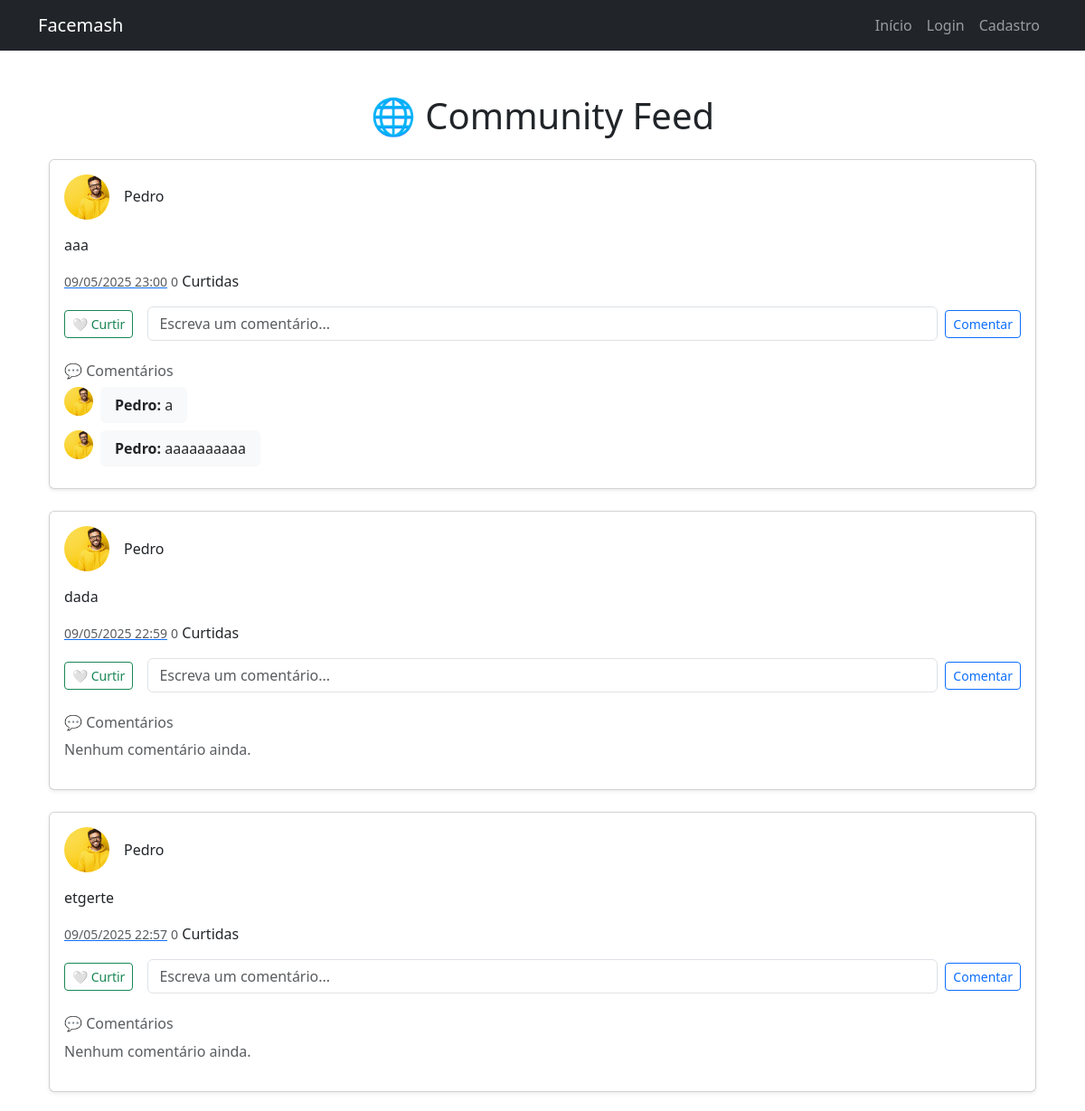
Before: / (upper part) with the older database file.
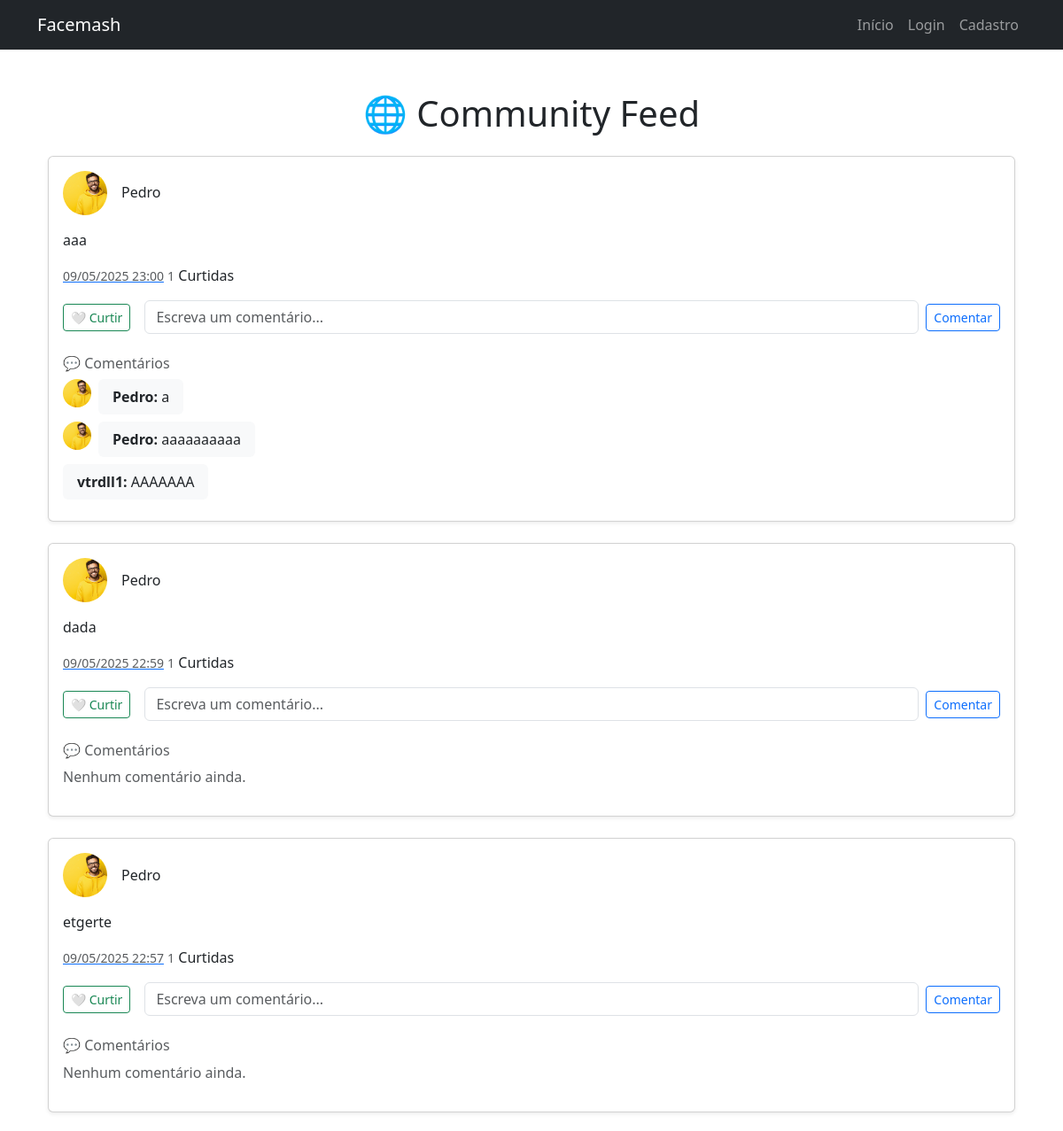
After: the same page with the newer database file.
### Social/models.py (models this page shows, shortened)
class Post(models.Model):
    author= models.ForeignKey(User, on_delete=models.CASCADE, )
    created_at = models.DateTimeField(auto_now=True, auto_created=True)
    text = models.TextField(max_length=2000)
    photo = models.ImageField(upload_to='media_post', null=True, blank= True)
    like = models.ManyToManyField(User,  related_name= 'liked_post')

class Comment(models.Model):
    author = models.ForeignKey(User, on_delete=models.CASCADE)
    comment = models.TextField(max_length=1000)
    created_at = models.DateTimeField(auto_now=True, auto_created=True)
    post  = models.ForeignKey(Post, on_delete=models.CASCADE,)

### account/models.py (models this page shows, shortened)
class Profile (models.Model):
    user = models.OneToOneField(User, on_delete=models.CASCADE)
    photo = models.ImageField(upload_to='media_profile', null=True, blank=True)
    created_at_profile =  models.DateField(auto_now=True)
    birthday = models.DateField(max_length=50, default=timezone.now)

### Social/views.py (the view, shortened to what this page needs)
# urls.py: path('', HomeView.as_view(), name='home'),
class HomeView(FormMixin, ListView):
    model = Post
    template_name = 'home.html'
    context_object_name = 'posts'
    queryset = Post.objects.order_by("-created_at")
    form_class = CommentForm
    success_url = reverse_lazy('home')
    def get_context_data(self, **kwargs):
        context = super().get_context_data(**kwargs)
        context['form'] = self.get_form()
        return context

### Social/forms.py
class CommentForm(forms.ModelForm):
    class Meta():
        model = Comment
        fields = ['comment']

### Social/templates/home.html (shortened to what this page needs)
{% extends "base.html" %}
{% block content %}
<div class="container py-4">
    <h1 class="mb-4 text-center">🌐 Community Feed </h1>
    {% for post in posts %}
        <div class="card shadow-sm mb-4">
            <div class="card-body">
                <div class="d-flex align-items-center mb-3">
                    {% if post.author.profile.photo %}
                        <img src="{{ post.author.profile.photo.url }}" alt="Foto de {{ post.author.username }}"
                             class="rounded-circle me-3" width="50" height="50" style="object-fit: cover;">
                    {% else %}
                        <div class="rounded-circle bg-secondary me-3" style="width:50px; height:50px;"></div>
                    {% endif %}
                    <div>
                        <h6 class="mb-0">{{ post.author.username }}</h6>
                    </div>
                </div>
                <p class="card-text">{{ post.text }}</p>
                <div>
                    <a href="{% url 'post-detail' post.pk %}"><small class="text-muted">{{ post.created_at|date:"d/m/Y H:i" }}</small></a>
                    <a><small class="text-muted">{{ post.like.count }}</small> Curtidas</a>
                </div>
                <div class="d-flex align-items-center gap-3 mt-3">
                    <form method="post" action="{% url 'post-like' post.pk %}" class="m-0 p-0">
                        {% if user in post.like.all %}
                            <button type="submit" class="btn btn-sm btn-outline-danger">
                                ❤️ Descurtir
                            </button>
                        {% else %}
                            <button type="submit" class="btn btn-sm btn-outline-success">
                                🤍 Curtir
                            </button>
                        {% endif %}
                    </form>
                    <form method="post" class="d-flex flex-grow-1 align-items-center m-0 p-0" style="gap: 0.5rem;">
                        <textarea name="comment" rows="1" class="form-control" style="resize: none;" placeholder="Escreva um comentário..."></textarea>
                        <button type="submit" class="btn btn-outline-primary btn-sm">Comentar</button>
                    </form>
                </div>
                <div class="mt-4">
                    <h6 class="text-muted">💬 Comentários</h6>
                    {% for comment in post.comment_set.all %}
                        <div class="d-flex align-items-start mb-2">
                            {% if comment.author.profile.photo %}
                                <img src="{{ comment.author.profile.photo.url }}" alt="{{ comment.author.username }}"
                                     class="rounded-circle me-2" width="32" height="32" style="object-fit: cover;">
                            {% endif %}
                            <div class="bg-light rounded px-3 py-2">
                                <strong>{{ comment.author.username }}:</strong>
                                <span>{{ comment.comment }}</span>
                            </div>
                        </div>
                    {% empty %}
                        <p class="text-muted">Nenhum comentário ainda.</p>
                    {% endfor %}
                </div>
            </div>
        </div>
    {% empty %}
        <p class="text-center text-muted">Nenhum post encontrado.</p>
    {% endfor %}
</div>
{% endblock %}

Changed rows visible on the page:
computed for Post "aaa": like.count "0" → "1"
added Comment: author.username "vtrdll1", comment "AAAAAAA", shown under Post "aaa"
computed for Post "dada": like.count "0" → "1"
computed for Post "etgerte": like.count "0" → "1"
